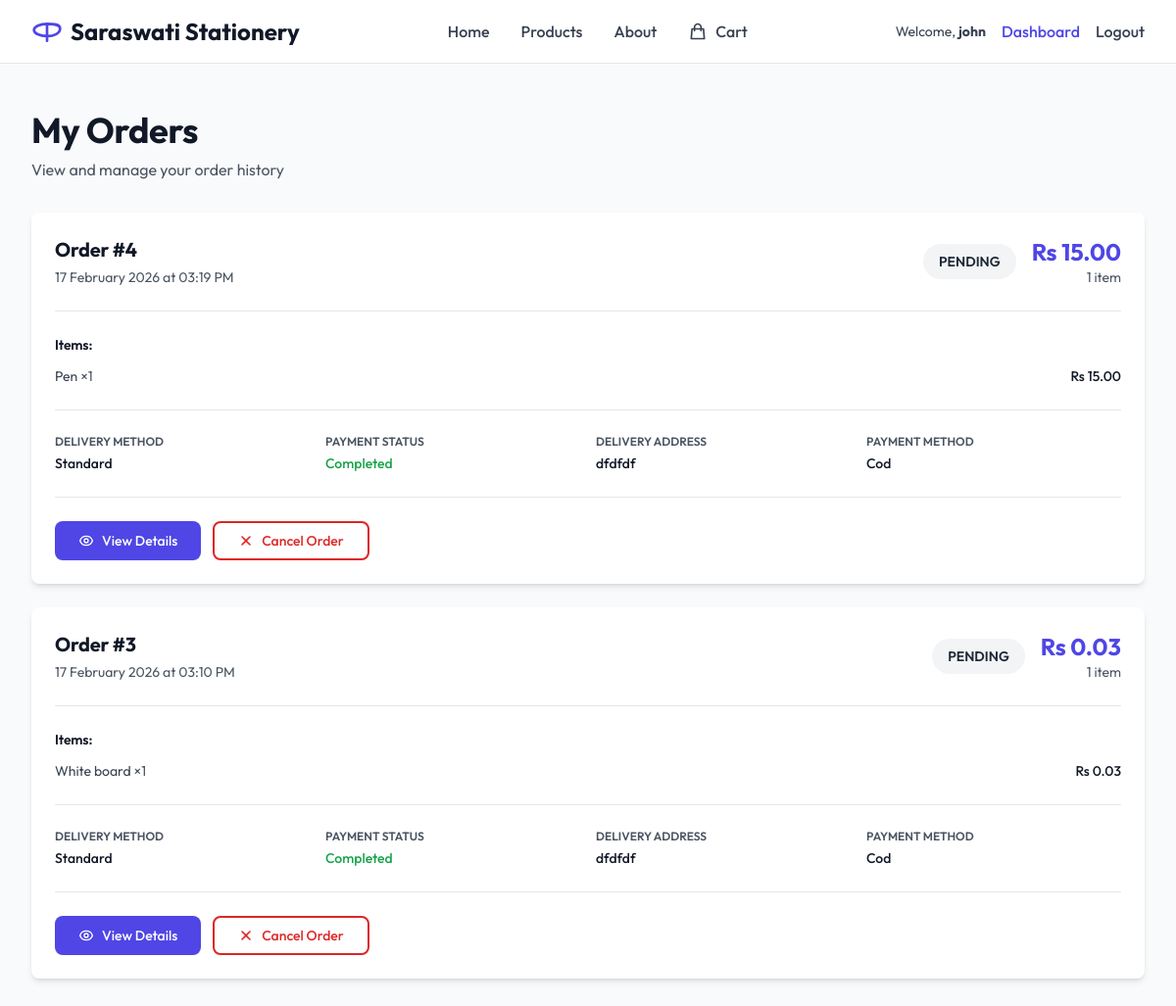
The page /my_orders (signed in) on the database its author committed.
### models.py (models this page shows, shortened)
class User(UserMixin, db.Model):
    id = db.Column(db.Integer, primary_key=True)
    username = db.Column(db.String(150), unique=True, nullable=False)
    email = db.Column(db.String(150), unique=True, nullable=False)
    password = db.Column(db.String(150), nullable=False)
    role = db.Column(db.String(50), default='customer') # 'admin' or 'customer'
    created_at = db.Column(db.DateTime, default=datetime.utcnow)
    sales = db.relationship('Sale', backref='user', lazy=True)
    loyalty_card = db.relationship('LoyaltyCard', backref='user', uselist=False, lazy=True)

class Order(db.Model):
    id = db.Column(db.Integer, primary_key=True)
    user_id = db.Column(db.Integer, db.ForeignKey('user.id'), nullable=False)
    email = db.Column(db.String(150), nullable=False)
    phone = db.Column(db.String(20), nullable=False)
    full_name = db.Column(db.String(200), nullable=False)
    address = db.Column(db.Text, nullable=False)
    city = db.Column(db.String(100), nullable=False)
    postal_code = db.Column(db.String(10), nullable=False)
    subtotal = db.Column(db.Float, nullable=False)
    delivery_charge = db.Column(db.Float, default=0)
    discount = db.Column(db.Float, default=0)
    total = db.Column(db.Float, nullable=False)
    delivery_option = db.Column(db.String(50), default='standard')  # 'standard', 'express', 'pickup'
    payment_method = db.Column(db.String(50), default='cod')  # 'cod', 'online', 'bank_transfer'
    payment_status = db.Column(db.String(50), default='pending')  # 'pending', 'completed', 'failed'
    order_status = db.Column(db.String(50), default='pending')  # 'pending', 'processing', 'shipped', 'delivered', 'cancelled'
    points_earned = db.Column(db.Integer, default=0)
    points_redeemed = db.Column(db.Integer, default=0)
    tracking_number = db.Column(db.String(200), nullable=True)
    carrier = db.Column(db.String(100), nullable=True)
    delivered_at = db.Column(db.DateTime, nullable=True)
    delivery_confirmed = db.Column(db.Boolean, default=False)
    dispatcher_notes = db.Column(db.String(500), nullable=True)
    created_at = db.Column(db.DateTime, default=datetime.utcnow)
    updated_at = db.Column(db.DateTime, default=datetime.utcnow, onupdate=datetime.utcnow)
    user = db.relationship('User', backref='orders')
    items = db.relationship('OrderItem', backref='order', lazy=True, cascade='all, delete-orphan')

class OrderItem(db.Model):
    id = db.Column(db.Integer, primary_key=True)
    order_id = db.Column(db.Integer, db.ForeignKey('order.id'), nullable=False)
    product_id = db.Column(db.Integer, db.ForeignKey('product.id'), nullable=False)
    product_name = db.Column(db.String(200), nullable=False)
    product_price = db.Column(db.Float, nullable=False)
    quantity = db.Column(db.Integer, nullable=False, default=1)
    subtotal = db.Column(db.Float, nullable=False)
    product = db.relationship('Product', backref='order_items')

### app.py (the view)
@app.route('/my_orders')
@login_required
def my_orders():
    orders = Order.query.filter_by(user_id=current_user.id).order_by(Order.created_at.desc()).all()
    return render_template('my_orders.html', orders=orders)

### app.py (called while the page is built)
@login_manager.user_loader
def load_user(user_id):
    return User.query.get(int(user_id))

### templates/my_orders.html (shortened to what this page needs)
{% extends 'base.html' %}
{% block content %}
<div class="min-h-screen bg-gray-50 py-12 px-4 sm:px-6 lg:px-8">
  <div class="max-w-6xl mx-auto">
    <div class="mb-8">
      <h1 class="text-4xl font-bold text-gray-900">My Orders</h1>
      <p class="text-gray-600 mt-2">View and manage your order history</p>
    </div>
    {% if orders %}
    <div class="space-y-6">
      {% for order in orders %}
      <div class="bg-white rounded-lg shadow-md p-6 hover:shadow-lg transition">
        <div class="flex flex-col md:flex-row md:items-center md:justify-between mb-6 pb-6 border-b border-gray-200">
          <div>
            <h3 class="text-xl font-bold text-gray-900">Order #{{ order.id }}</h3>
            <p class="text-sm text-gray-600 mt-1">{{ order.created_at.strftime('%d %B %Y at %I:%M %p') }}</p>
          </div>
          <div class="mt-4 md:mt-0 flex items-center gap-4">
            <span class="inline-block px-4 py-2 rounded-full text-sm font-semibold
              {% if order.order_status == 'delivered' %}
                bg-green-100 text-green-800
              {% elif order.order_status == 'shipped' %}
                bg-blue-100 text-blue-800
              {% elif order.order_status == 'processing' %}
                bg-yellow-100 text-yellow-800
              {% elif order.order_status == 'cancelled' %}
                bg-red-100 text-red-800
              {% else %}
                bg-gray-100 text-gray-800
              {% endif %}
            ">
              {{ order.order_status.upper() }}
            </span>
            <div class="text-right">
              <p class="text-2xl font-bold text-indigo-600">Rs {{ "%.2f"|format(order.total) }}</p>
              <p class="text-sm text-gray-600">{{ order.items|length }} item{{ 's' if order.items|length != 1 else '' }}</p>
            </div>
          </div>
        </div>
        <div class="mb-6 pb-6 border-b border-gray-200">
          <h4 class="text-sm font-semibold text-gray-900 mb-3">Items:</h4>
          <div class="space-y-2">
            {% for item in order.items[:3] %}
            <div class="flex justify-between text-sm">
              <span class="text-gray-700">{{ item.product_name }} <span class="text-gray-600">×{{ item.quantity }}</span></span>
              <span class="font-medium text-gray-900">Rs {{ "%.2f"|format(item.subtotal) }}</span>
            </div>
            {% endfor %}
          </div>
        </div>
        <div class="grid grid-cols-1 md:grid-cols-4 gap-4 mb-6 pb-6 border-b border-gray-200">
          <div>
            <p class="text-xs text-gray-600 uppercase font-semibold">Delivery Method</p>
            <p class="text-sm font-medium text-gray-900 capitalize mt-1">{{ order.delivery_option }}</p>
          </div>
          <div>
            <p class="text-xs text-gray-600 uppercase font-semibold">Payment Status</p>
            <p class="text-sm font-medium
              {% if order.payment_status == 'completed' %}
                text-green-600
              {% elif order.payment_status == 'pending' %}
                text-yellow-600
              {% else %}
                text-red-600
              {% endif %}
            capitalize mt-1">{{ order.payment_status }}</p>
          </div>
          <div>
            <p class="text-xs text-gray-600 uppercase font-semibold">Delivery Address</p>
            <p class="text-sm font-medium text-gray-900 mt-1">{{ order.city }}</p>
          </div>
          <div>
            <p class="text-xs text-gray-600 uppercase font-semibold">Payment Method</p>
            <p class="text-sm font-medium text-gray-900 capitalize mt-1">{{ order.payment_method.replace('_', ' ') }}</p>
          </div>
        </div>
        <div class="flex gap-3">
          <a href="{{ url_for('order_confirmation', order_id=order.id) }}"
             class="inline-flex items-center gap-2 px-6 py-2 bg-indigo-600 text-white rounded-lg hover:bg-indigo-700 transition font-medium text-sm">
            View Details
          </a>
          {% if order.order_status == 'pending' %}
          <button onclick="alert('Cancel order feature coming soon!')"
                  class="inline-flex items-center gap-2 px-6 py-2 bg-white border-2 border-red-600 text-red-600 rounded-lg hover:bg-red-50 transition font-medium text-sm">
            <svg class="w-4 h-4" fill="currentColor" viewBox="0 0 20 20">
              <path fill-rule="evenodd" d="M4.293 4.293a1 1 0 011.414 0L10 8.586l4.293-4.293a1 1 0 111.414 1.414L11.414 10l4.293 4.293a1 1 0 01-1.414 1.414L10 11.414l-4.293 4.293a1 1 0 01-1.414-1.414L8.586 10 4.293 5.707a1 1 0 010-1.414z" clip-rule="evenodd"></path>
            </svg>
            Cancel Order
          </button>
          {% endif %}
        </div>
      </div>
      {% endfor %}
    </div>
    {% endif %}
  </div>
</div>
{% endblock %}

### templates/base.html (shortened to what this page needs)
<!DOCTYPE html>
<html lang="en">
<head>
  <script src="https://cdn.tailwindcss.com"></script>
  <link rel="stylesheet" href="{{ url_for('static', filename='style.css') }}">
  <link rel="stylesheet" href="https://cdnjs.cloudflare.com/ajax/libs/font-awesome/6.0.0/css/all.min.css">
</head>
<body class="bg-white">
  <nav class="bg-white border-b border-gray-200 sticky top-0 z-50">
    <div class="max-w-7xl mx-auto px-4 sm:px-6 lg:px-8">
      <div class="flex justify-between items-center h-16">
        <div class="flex items-center gap-2">
          <svg class="w-8 h-8 text-primary" fill="none" stroke="currentColor" viewBox="0 0 24 24">
            <path stroke-linecap="round" stroke-linejoin="round" stroke-width="2"
              d="M12 6.253v13m0-13C6.5 6.253 2 8.506 2 10.972S6.5 15.691 12 15.691s10-2.253 10-5.719S17.5 6.253 12 6.253z">
            </path>
          </svg>
          <span class="text-2xl font-bold text-gray-900">Saraswati Stationery</span>
        </div>
        <div class="hidden md:flex items-center gap-8">
          <a href="{{ url_for('home') }}" class="text-gray-700 hover:text-primary font-medium transition">Home</a>
          <a href="{{ url_for('products') }}"
            class="text-gray-700 hover:text-primary font-medium transition">Products</a>
          <a href="{{ url_for('about') }}" class="text-gray-700 hover:text-primary font-medium transition">About</a>
          <a href="{{ url_for('cart') }}"
            class="text-gray-700 hover:text-primary font-medium transition flex items-center gap-2">
            <svg class="w-5 h-5" fill="none" stroke="currentColor" viewBox="0 0 24 24">
              <path stroke-linecap="round" stroke-linejoin="round" stroke-width="2"
                d="M16 11V7a4 4 0 00-8 0v4M5 9h14l1 12H4L5 9z"></path>
            </svg>
            Cart
          </a>
        </div>
        <div class="flex items-center gap-4">
          {% if current_user.is_authenticated %}
          <div class="hidden sm:flex items-center gap-4">
            <span class="text-sm text-gray-700">Welcome, <strong>{{ current_user.username }}</strong></span>
            <a href="{{ url_for('dashboard') }}" class="text-primary hover:text-secondary font-medium">Dashboard</a>
            <a href="{{ url_for('logout') }}" class="text-gray-700 hover:text-red-600 font-medium">Logout</a>
          </div>
          {% else %}
          <div class="flex items-center gap-3">
            <a href="{{ url_for('login') }}" class="text-gray-700 hover:text-primary font-medium">Login</a>
            <a href="{{ url_for('register') }}"
              class="bg-primary text-white px-4 py-2 rounded-lg hover:bg-secondary transition font-medium">Register</a>
          </div>
          {% endif %}
        </div>
      </div>
    </div>
  </nav>
  <main>
    {% block content %}{% endblock %}
  </main>
</body>
</html>

### static/style.css (style rules this page uses)
:root { --primary: #4f46e5; --primary-hover: #4338ca; --primary-light: rgba(79, 70, 229, 0.1); --secondary: #7c3aed; --secondary-light: rgba(124, 58, 237, 0.1); --accent: #10b981; --accent-light: rgba(16, 185, 129, 0.1); --bg: #f9fafb; --bg-card: #ffffff; --text-main: #1e293b; --text-muted: #64748b; --border: #e2e8f0; --shadow-sm: 0 1px 2px 0 rgb(0 0 0 / 0.05); --shadow: 0 4px 6px -1px rgb(0 0 0 / 0.1), 0 2px 4px -2px rgb(0 0 0 / 0.1); --shadow-lg: 0 10px 15px -3px rgb(0 0 0 / 0.1), 0 4px 6px -4px rgb(0 0 0 / 0.1); --shadow-xl: 0 20px 25px -5px rgb(0 0 0 / 0.1), 0 8px 10px -6px rgb(0 0 0 / 0.1); --radius: 0.75rem; --radius-xl: 1rem; --transition: all 0.3s cubic-bezier(0.4, 0, 0.2, 1); }
*, *::before, *::after { margin: 0; padding: 0; box-sizing: border-box; }
body { font-family: 'Outfit', sans-serif; background-color: var(--bg); color: var(--text-main); line-height: 1.6; min-height: 100vh; overflow-x: hidden; -webkit-font-smoothing: antialiased; -moz-osx-font-smoothing: grayscale; }
h1, h2, h3, h4, h5, h6 { font-weight: 700; line-height: 1.2; letter-spacing: -0.01em; }
a { text-decoration: none; color: inherit; transition: var(--transition); }
.grid { display: grid; grid-template-columns: repeat(auto-fit, minmax(280px, 1fr)); gap: 2rem; }

### rows shown on the page
User: username "john"
Order: id "4", created_at "17 February 2026 at 03:19 PM", order_status "PENDING", total "15.00", items|length "1", delivery_option "Standard", payment_status "Completed", city "dfdfdf", payment_method.replace "Cod", shows "Cancel Order"
OrderItem: product_name "Pen", quantity "1", subtotal "15.00"
Order: id "3", created_at "17 February 2026 at 03:10 PM", order_status "PENDING", total "0.03", items|length "1", delivery_option "Standard", payment_status "Completed", city "dfdfdf", payment_method.replace "Cod", shows "Cancel Order"
OrderItem: product_name "White board", quantity "1", subtotal "0.03"
